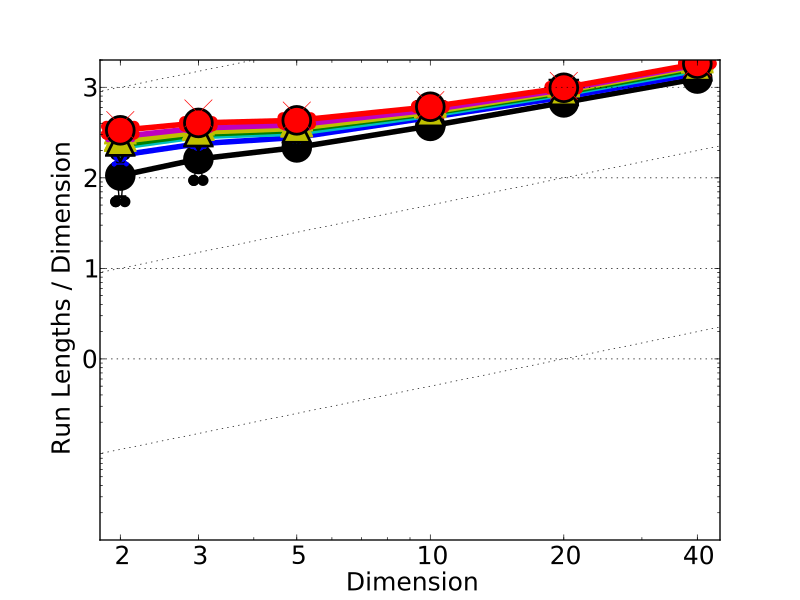

This chart was generated by the following Python code:
#!/usr/bin/env python
# -*- coding: utf-8 -*-

import urllib
import tarfile
import glob
import os
from pylab import *
ion() # may be needed for figures to be shown when executing the script

import bbob_pproc as bb

# Collect and unarchive data (3.4MB)
dataurl = 'http://coco.lri.fr/BBOB2009/pythondata/BIPOP-CMA-ES.tar.gz'
filename, headers = urllib.urlretrieve(dataurl)
archivefile = tarfile.open(filename)
archivefile.extractall()

# Scaling figure
from bbob_pproc import ppfigdim
ds = bb.load(glob.glob('BBOB2009pythondata/BIPOP-CMA-ES/ppdata_f002_*.pickle'.replace('/', os.path.sep)))
figure()
ppfigdim.plot(ds)
ppfigdim.beautify()
